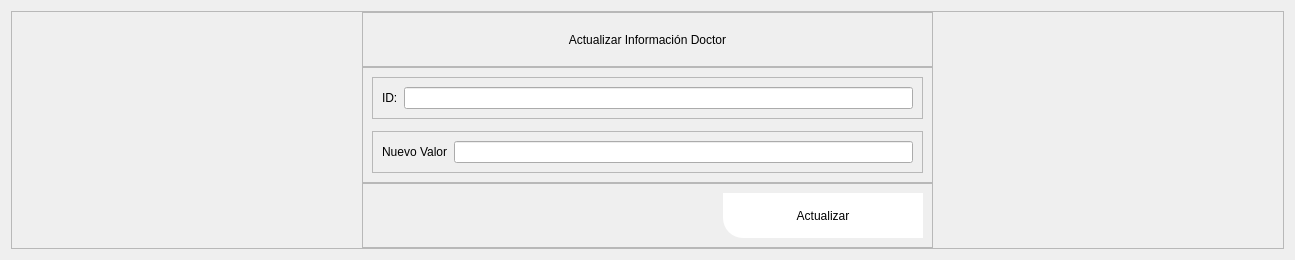
            <widget class="QWidget" name="page_actualizar_doctor">
             <layout class="QVBoxLayout" name="verticalLayout_28">
              <item>
               <widget class="QFrame" name="frame_44">
                <property name="frameShape">
                 <enum>QFrame::StyledPanel</enum>
                </property>
                <property name="frameShadow">
                 <enum>QFrame::Raised</enum>
                </property>
                <layout class="QVBoxLayout" name="verticalLayout_25">
                 <property name="spacing">
                  <number>0</number>
                 </property>
                 <property name="leftMargin">
                  <number>350</number>
                 </property>
                 <property name="topMargin">
                  <number>0</number>
                 </property>
                 <property name="rightMargin">
                  <number>350</number>
                 </property>
                 <property name="bottomMargin">
                  <number>0</number>
                 </property>
                 <item>
                  <widget class="QFrame" name="frame_45">
                   <property name="minimumSize">
                    <size>
                     <width>0</width>
                     <height>55</height>
                    </size>
                   </property>
                   <property name="maximumSize">
                    <size>
                     <width>16777215</width>
                     <height>55</height>
                    </size>
                   </property>
                   <property name="frameShape">
                    <enum>QFrame::StyledPanel</enum>
                   </property>
                   <property name="frameShadow">
                    <enum>QFrame::Raised</enum>
                   </property>
                   <layout class="QVBoxLayout" name="verticalLayout_26">
                    <item>
                     <widget class="QLabel" name="label_26">
                      <property name="maximumSize">
                       <size>
                        <width>16777215</width>
                        <height>55</height>
                       </size>
                      </property>
                      <property name="styleSheet">
                       <string notr="true">color: rgb(0,0,0);
font: 75 10pt &quot;Open Sans Semibold&quot;</string>
                      </property>
                      <property name="text">
                       <string>Actualizar Información Doctor</string>
                      </property>
                      <property name="alignment">
                       <set>Qt::AlignCenter</set>
                      </property>
                     </widget>
                    </item>
                   </layout>
                  </widget>
                 </item>
                 <item>
                  <widget class="QFrame" name="frame_47">
                   <property name="frameShape">
                    <enum>QFrame::StyledPanel</enum>
                   </property>
                   <property name="frameShadow">
                    <enum>QFrame::Raised</enum>
                   </property>
                   <layout class="QVBoxLayout" name="verticalLayout_27">
                    <item>
                     <widget class="QFrame" name="frame_52">
                      <property name="frameShape">
                       <enum>QFrame::StyledPanel</enum>
                      </property>
                      <property name="frameShadow">
                       <enum>QFrame::Raised</enum>
                      </property>
                      <layout class="QHBoxLayout" name="horizontalLayout_37">
                       <item>
                        <widget class="QLabel" name="label_30">
                         <property name="styleSheet">
                          <string notr="true">color: rgb(0,0,0);
font: 75 10pt &quot;Open Sans Semibold&quot;</string>
                         </property>
                         <property name="text">
                          <string>ID:</string>
                         </property>
                        </widget>
                       </item>
                       <item>
                        <widget class="QLineEdit" name="idActualizarDoc_le"/>
                       </item>
                      </layout>
                     </widget>
                    </item>
                    <item>
                     <widget class="QFrame" name="frame_48">
                      <property name="frameShape">
                       <enum>QFrame::StyledPanel</enum>
                      </property>
                      <property name="frameShadow">
                       <enum>QFrame::Raised</enum>
                      </property>
                      <widget class="QLabel" name="label_27">
                       <property name="geometry">
                        <rect>
                         <x>10</x>
                         <y>60</y>
                         <width>91</width>
                         <height>16</height>
                        </rect>
                       </property>
                       <property name="styleSheet">
                        <string notr="true">color: rgb(0,0,0);
font: 75 10pt &quot;Open Sans Semibold&quot;</string>
                       </property>
                       <property name="text">
                        <string>Dato a Cambiar</string>
                       </property>
                      </widget>
                      <widget class="QComboBox" name="datoCambiarDoc_box">
                       <property name="geometry">
                        <rect>
                         <x>110</x>
                         <y>60</y>
                         <width>231</width>
                         <height>18</height>
                        </rect>
                       </property>
                       <item>
                        <property name="text">
                         <string>--Seleccionar--</string>
                        </property>
                       </item>
                       <item>
                        <property name="text">
                         <string>nombre</string>
                        </property>
                       </item>
                       <item>
                        <property name="text">
                         <string>especialidad</string>
                        </property>
                       </item>
                       <item>
                        <property name="text">
                         <string>cobroCita</string>
                        </property>
                       </item>
                      </widget>
                     </widget>
                    </item>
                    <item>
                     <widget class="QFrame" name="frame_50">
                      <property name="frameShape">
                       <enum>QFrame::StyledPanel</enum>
                      </property>
                      <property name="frameShadow">
                       <enum>QFrame::Raised</enum>
                      </property>
                      <layout class="QHBoxLayout" name="horizontalLayout_35">
                       <item>
                        <widget class="QLabel" name="label_29">
                         <property name="styleSheet">
                          <string notr="true">color: rgb(0,0,0);
font: 75 10pt &quot;Open Sans Semibold&quot;</string>
                         </property>
                         <property name="text">
                          <string>Nuevo Valor</string>
                         </property>
                        </widget>
                       </item>
                       <item>
                        <widget class="QLineEdit" name="nuevoValorDoc_le"/>
                       </item>
                      </layout>
                     </widget>
                    </item>
                   </layout>
                  </widget>
                 </item>
                 <item>
                  <widget class="QFrame" name="frame_51">
                   <property name="maximumSize">
                    <size>
                     <width>16777215</width>
                     <height>100</height>
                    </size>
                   </property>
                   <property name="frameShape">
                    <enum>QFrame::StyledPanel</enum>
                   </property>
                   <property name="frameShadow">
                    <enum>QFrame::Raised</enum>
                   </property>
                   <layout class="QHBoxLayout" name="horizontalLayout_36">
                    <item>
                     <spacer name="horizontalSpacer_10">
                      <property name="orientation">
                       <enum>Qt::Horizontal</enum>
                      </property>
                      <property name="sizeHint" stdset="0">
                       <size>
                        <width>351</width>
                        <height>20</height>
                       </size>
                      </property>
                     </spacer>
                    </item>
                    <item>
                     <widget class="QPushButton" name="actualizarDoc_btn">
                      <property name="minimumSize">
                       <size>
                        <width>200</width>
                        <height>45</height>
                       </size>
                      </property>
                      <property name="maximumSize">
                       <size>
                        <width>150</width>
                        <height>16777215</height>
                       </size>
                      </property>
                      <property name="styleSheet">
                       <string notr="true">QFrame{
background-color: rgb(51, 157, 255);
}

QPushButton{
color: rgb(0, 0, 0);
	background-color: rgb(255, 255, 255);
border-bottom-left-radius:20px;
font: 75 9pt &quot;Open Sans Semibold&quot;
}

QPushButton:hover{
color: rgb(255, 255, 255);
background-color: rgb(160, 207, 41);
border-bottom-left-radius:10px;
border-bottom-right-radius:10px;
border-top-left-radius:10px;
border-top-right-radius:10px;
font: 75 9pt  &quot;Open Sans Semibold&quot;
}</string>
                      </property>
                      <property name="text">
                       <string>Actualizar</string>
                      </property>
                      <property name="icon">
                       <iconset>
                        <normaloff>../../../Desktop/Centro Médico Tejutla/Iconos Farmacia/y (1).png</normaloff>../../../Desktop/Centro Médico Tejutla/Iconos Farmacia/y (1).png</iconset>
                      </property>
                      <property name="iconSize">
                       <size>
                        <width>55</width>
                        <height>50</height>
                       </size>
                      </property>
                     </widget>
                    </item>
                   </layout>
                  </widget>
                 </item>
                </layout>
               </widget>
              </item>
             </layout>
            </widget>
